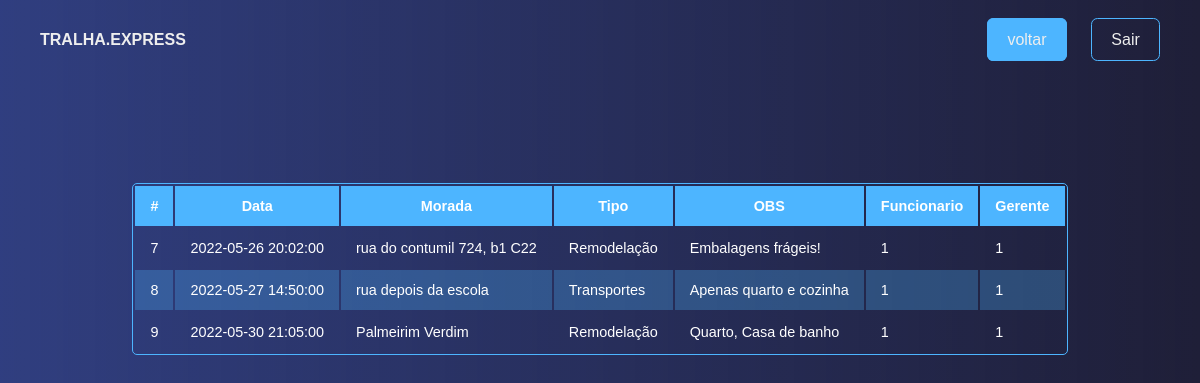
The page /agendamentos_funcionario.php?id=1 on the database its author committed.
### tables this page shows
CREATE TABLE `agendamentos` (
  `id_agenda` int(11) NOT NULL,
  `data_agenda` datetime NOT NULL,
  `morada_agenda` varchar(50) NOT NULL,
  `tipo_agenda` varchar(100) NOT NULL,
  `obs_agenda` varchar(100) NOT NULL,
  `estado_agenda` varchar(30) NOT NULL DEFAULT 'Agendado',
  `id_cliente` int(11) NOT NULL,
  `id_funcionario` int(11) NOT NULL DEFAULT 1,
  `id_gerente` int(11) NOT NULL DEFAULT 1
);

### agendamentos_funcionario.php (the view, shortened to what this page needs)
<!DOCTYPE html>
<html lang="en">
<head>
    <link rel="stylesheet" href="css/style.css">
    <link rel="stylesheet" href="https://cdnjs.cloudflare.com/ajax/libs/font-awesome/6.1.1/css/all.min.css" />
</head>
<body>
    <?php
    $cliente=$_GET['id'];
    $mysqli = new mysqli("localhost","root","","pw1_bd_tralhaexpress");
    $sql_agendamentos = "SELECT * FROM agendamentos WHERE id_funcionario='$cliente' ORDER BY data_agenda ASC ";
    $result_agendamentos=mysqli_query($mysqli,$sql_agendamentos);
    ?>
    <section id="perfil" class="cliente">
        <div class="navbar">
            <div class="logo">TRALHA.EXPRESS</div>
            <?php
                echo '
                <div class="links">
                    <a class="btn" href="funcionario.php?id='.$cliente.'">voltar</a>
                    <a class="btn-second" href="login.php">Sair</a>
                </div>
                '
            ?>
        </div>
        <div class="agendamentos-area">
            <div class="agendamentos-table">
                <table>
                <thead>
                    <tr>
                        <th>#</th>
                        <th>Data</th>
                        <th>Morada</th>
                        <th>Tipo</th>
                        <th>OBS</th>
                        <th>Funcionario</th>
                        <th>Gerente</th>
                    </tr>
                </thead>
                <tbody>
                    <?php
                        while($agenda_data = mysqli_fetch_assoc($result_agendamentos)) {
                            echo "<tr><br>";
                            echo "<td>".$agenda_data['id_agenda']."</td>";
                            echo "<td>".$agenda_data['data_agenda']."</td>";
                            echo "<td>".$agenda_data['morada_agenda']."</td>";
                            echo "<td>".$agenda_data['tipo_agenda']."</td>";
                            echo "<td>".$agenda_data['obs_agenda']."</td>";
                            echo "<td>".$agenda_data['id_funcionario']."</td>";
                            echo "<td>".$agenda_data['id_gerente']."</td>";
                            echo "</tr>";
                        }
                    ?>
                </tbody>
                </table>
            </div>
        </div>
    </section>
</body>
</html>

### css/style.css (style rules this page uses)
body { margin: 0px; padding: 0; font-family: sans-serif; background: var(--bg-color); }
:root { --bg-color: #2c2c6c; --bg-color-gradient: linear-gradient(90deg, rgba(77, 181, 255, 0.137) 0%, rgba(31,31,56,1) 100%); --bg-btn-color:#4db5ff; --btn-color: #1f1f38; --table-light: #4db1f84b; --bg-placeholder: rgb(224, 224, 224); --bg-wite: #eee; --transition: all ease .5s; }
section { background: var(--bg-color-gradient); width: 100%; min-height: 100vh; animation: slide .6s ease-in-out both; }
.btn { border: 1px solid var(--bg-btn-color); border-radius: 0.4rem; color: var(--btn-color); cursor: pointer; padding: 0.75rem 1.2rem; transition: all .4s ease; transition: var(--transition); text-decoration: none; background: var(--bg-btn-color); }
.btn-second { border: 1px solid var(--bg-btn-color); border-radius: 0.4rem; color: var(--bg-btn-color); cursor: pointer; padding: 0.75rem 1.2rem; transition: all .4s ease; transition: var(--transition); text-decoration: none; background: transparent; }
.navbar { position: absolute; background: transparent; width: 100%; height: 80px; display: flex; justify-content: space-between; align-items: center; }
.logo { margin-left: 40px; font-weight: bold; color: var(--bg-wite); }
.links { margin-right: 40px; }
.links a { text-decoration: none; margin-left: 20px; color: var(--bg-wite); transition: var(--transition); }
.agendamentos-area { padding-top: 135px; gap: 5px; display: flex; align-items: center; justify-content: center; }
table { overflow: hidden; border-radius: 5px; border: 1px solid var(--bg-btn-color); }
.agendamentos-table { border-collapse: collapse; font-size: 0.9em; }
.agendamentos-table thead tr { background: var(--bg-btn-color); color: #fff; text-align: center; font-weight: bold; }
.agendamentos-table th, .agendamentos-table td { padding: 12px 15px; }
.agendamentos-table tbody tr { border-bottom: 1px solid var(--bg-btn-color); color: #fff; }
.agendamentos-table tbody tr:nth-of-type(even) { background-color: var(--table-light); }
.agendamentos-table tbody tr:last-of-type { border-bottom: 2px solid yellow ; }

### rows shown on the page
agendamentos: id_agenda "7", data_agenda "2022-05-26 20:02:00", morada_agenda "rua do contumil 724, b1 C22", tipo_agenda "Remodelação", obs_agenda "Embalagens frágeis!", id_funcionario "1", id_gerente "1"
agendamentos: id_agenda "8", data_agenda "2022-05-27 14:50:00", morada_agenda "rua depois da escola", tipo_agenda "Transportes", obs_agenda "Apenas quarto e cozinha", id_funcionario "1", id_gerente "1"
agendamentos: id_agenda "9", data_agenda "2022-05-30 21:05:00", morada_agenda "Palmeirim Verdim", tipo_agenda "Remodelação", obs_agenda "Quarto, Casa de banho", id_funcionario "1", id_gerente "1"
